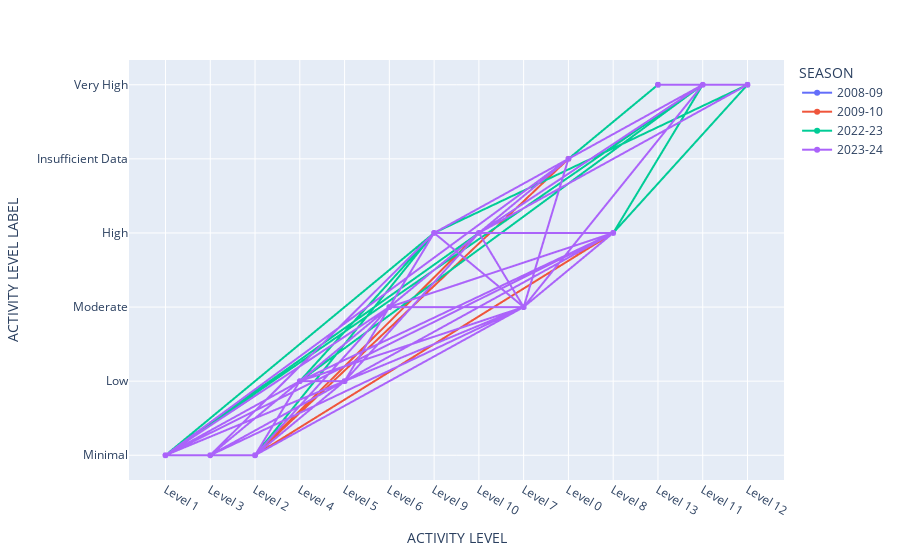

The notebook cell this image was saved under:
### Code cell
df = pd.read_csv('/Users/kimiri/Desktop/Project-3(Ki)/Cleaned_StateDatabySeason63_49,48,62.csv')

fig = px.line(df, x="ACTIVITY LEVEL", y="ACTIVITY LEVEL LABEL", color="SEASON", text="YEAR")
fig.update_traces(textposition="bottom right")
fig.show()

#this line graph shoes that that Flu levels are at an all time high currently.

### Figure 1 — Plotly figure (JSON) as saved in the notebook; plotly's stock layout.template omitted (floating-point values rounded to 4 significant figures; data arrays with more than 128 entries replaced by an {"elided": "..."} marker saying what was removed)
{"data": [{"hovertemplate": "SEASON=2008-09<br>ACTIVITY LEVEL=%{x}<br>ACTIVITY LEVEL LABEL=%{y}<br>YEAR=%{text}<extra></extra>", "legendgroup": "2008-09", "line": {"color": "#636efa", "dash": "solid"}, "marker": {"symbol": "circle"}, "mode": "markers+lines+text", "name": "2008-09", "showlegend": true, "text": {"elided": "2493 int values"}, "textposition": "bottom right", "type": "scattergl", "x": {"elided": "2493 str values"}, "xaxis": "x", "y": {"elided": "2493 str values"}, "yaxis": "y"}, {"hovertemplate": "SEASON=2009-10<br>ACTIVITY LEVEL=%{x}<br>ACTIVITY LEVEL LABEL=%{y}<br>YEAR=%{text}<extra></extra>", "legendgroup": "2009-10", "line": {"color": "#EF553B", "dash": "solid"}, "marker": {"symbol": "circle"}, "mode": "markers+lines+text", "name": "2009-10", "showlegend": true, "text": {"elided": "2921 int values"}, "textposition": "bottom right", "type": "scattergl", "x": {"elided": "2921 str values"}, "xaxis": "x", "y": {"elided": "2921 str values"}, "yaxis": "y"}, {"hovertemplate": "SEASON=2022-23<br>ACTIVITY LEVEL=%{x}<br>ACTIVITY LEVEL LABEL=%{y}<br>YEAR=%{text}<extra></extra>", "legendgroup": "2022-23", "line": {"color": "#00cc96", "dash": "solid"}, "marker": {"symbol": "circle"}, "mode": "markers+lines+text", "name": "2022-23", "showlegend": true, "text": {"elided": "2858 int values"}, "textposition": "bottom right", "type": "scattergl", "x": {"elided": "2858 str values"}, "xaxis": "x", "y": {"elided": "2858 str values"}, "yaxis": "y"}, {"hovertemplate": "SEASON=2023-24<br>ACTIVITY LEVEL=%{x}<br>ACTIVITY LEVEL LABEL=%{y}<br>YEAR=%{text}<extra></extra>", "legendgroup": "2023-24", "line": {"color": "#ab63fa", "dash": "solid"}, "marker": {"symbol": "circle"}, "mode": "markers+lines+text", "name": "2023-24", "showlegend": true, "text": {"elided": "2255 int values"}, "textposition": "bottom right", "type": "scattergl", "x": {"elided": "2255 str values"}, "xaxis": "x", "y": {"elided": "2255 str values"}, "yaxis": "y"}], "layout": {"legend": {"title": {"text": "SEASON"}, "tracegroupgap": 0}, "margin": {"t": 60}, "xaxis": {"anchor": "y", "domain": [0, 1], "title": {"text": "ACTIVITY LEVEL"}}, "yaxis": {"anchor": "x", "domain": [0, 1], "title": {"text": "ACTIVITY LEVEL LABEL"}}}}
